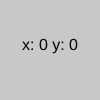
Frame 1 (no input)
Frame 60 (no input): identical to frame 1, image omitted
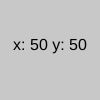
Frame 120 (the mouse pressed at the canvas centre since frame 60)

The p5.js sketch that drew these frames (run headless with seeded random() and noise() and a simulated clock; from frame 60 on, the mouse is pressed at the canvas centre):

// p5.js sketch
// ── sketch.js
function setup() {
  createCanvas(100, 100);

  describe("A gray square. The mouse's x- and y-coordinates are displayed as the user moves the mouse.");
}

function draw() {
  background(200);

  // Style the text.
  textAlign(CENTER);
  textSize(16);

  // Display the mouse's coordinates.
  text(`x: ${int(mouseX)} y: ${int(mouseY)}`, 50, 50);
}
